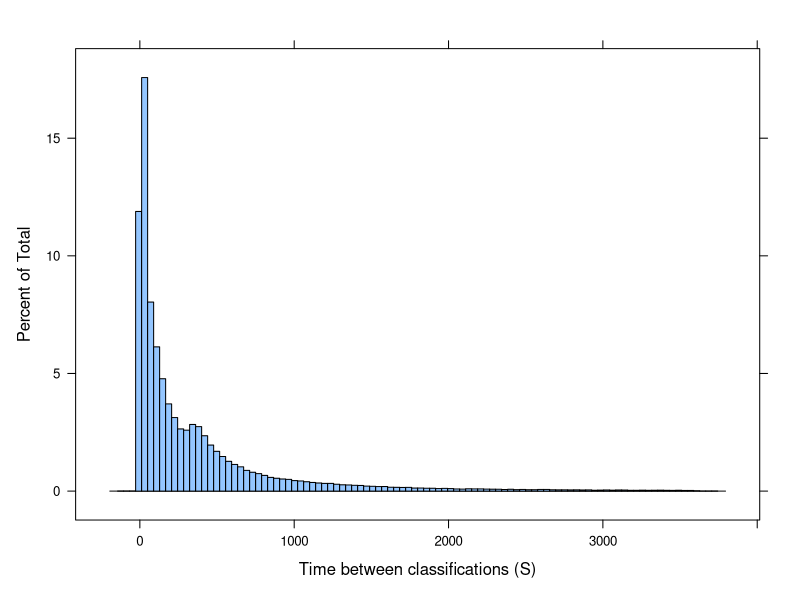

Write R code to recreate this figure.
library(lattice)

ts<-read.table('time_per_page.txt')
is.na(ts$V1[ts$V1>3600])<-T
pdf(file='time_per_page.pdf',width=8,height=6,pointsize=12)
histogram(ts$V1,nint=100,xlab='Time between classifications (S)')
#tics<-c(1,2,5,10,20,50,100,200,500,1000,2000,5000)
#ticl<-as.character(tics)
#histogram(log(ts$V1),nint=100,xlab='Time between classifications (S)',
#		  scales=list(x=list(at=log(tics),labels=ticl)))
mean(ts$V1,na.rm=T)
median(ts$V1,na.rm=T)
